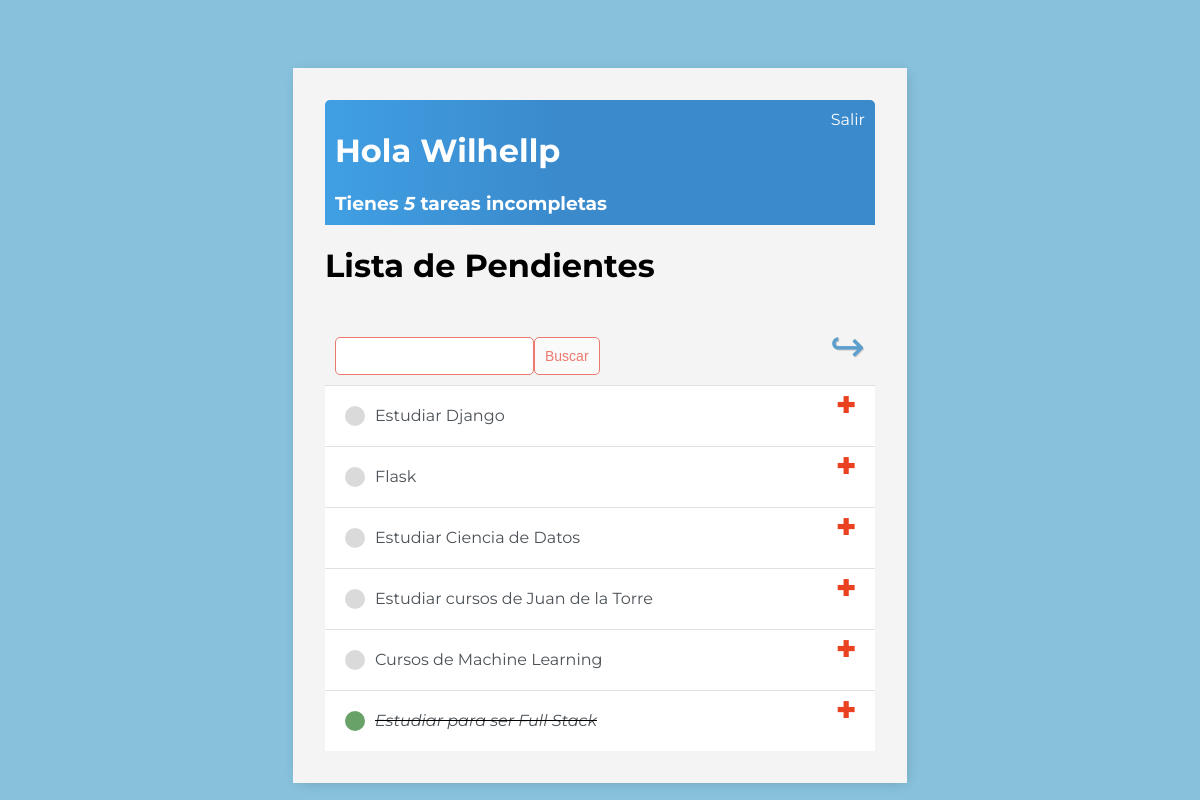
The app's page / (signed in) with its own data.
### base/models.py (models this page shows)
class Tarea(models.Model):
    usuario = models.ForeignKey(User,
                                on_delete=models.CASCADE,
                                null=True,
                                blank=True)
    titulo = models.CharField(max_length=200)
    descripcion = models.TextField(null=True,
                                   blank=True)
    completo = models.BooleanField(default=False)
    creado = models.DateTimeField(auto_now_add=True)
    def __str__(self):
        return self.titulo
    class Meta:
        ordering = ['completo']

### base/views.py (the view)
# urls.py: urlpatterns = [path('', ListaPendientes.as_view(), name='tareas'),
class ListaPendientes(LoginRequiredMixin, ListView):
    model = Tarea
    context_object_name = 'tareas'
    def get_context_data(self, **kwargs):
        context = super().get_context_data(**kwargs)
        context['tareas'] = context['tareas'].filter(usuario=self.request.user)
        context['count'] = context['tareas'].filter(completo=False).count()
        valor_buscado = self.request.GET.get('area-buscar') or ''
        if valor_buscado:
            context['tareas'] = context['tareas'].filter(titulo__icontains=valor_buscado)
            context['valor_buscado'] = valor_buscado
        return context

### base/templates/base/tarea_list.html
{% extends 'base/principal.html' %}
{% block content%}
<div class="barra-superior">
    <div>
        <h1>Hola {{request.user|title}}</h1>
        <h3 style="margin:0">Tienes <i>{{count}}</i>  tarea{{count|pluralize}} incompleta{{count|pluralize}}</h3>
    </div>
    {% if request.user.is_authenticated %}
    <a href="{% url 'logout' %}">Salir</a>
    {% else %}
    <a href="{% url 'login' %}">Ingresar</a>
    {% endif %}
</div>
<h1>Lista de Pendientes </h1>
<div id="envoltorio-agregar-buscar">
    <form method="GET" style="margin-top:20px; display: flex; ">
        <input type="text" name="area-buscar" value="{{valor_buscado}}">
        <input class="boton" type="submit" value="Buscar">
    </form>
    <a id="enlace-agregar" href="{% url 'crear-tarea' %}">&#x21AA;</a>
</div>
<div class="envoltorio-items tarea">
    {% for tarea in tareas %}
    <div class="envoltorio-tarea">
        {% if tarea.completo %}
        <div class="titulo-tarea">
            <div class="icono-tarea-completa"></div>
                <i><s><a href="{% url 'editar-tarea' tarea.id %}">{{tarea}}</a></s></i>
        </div>
        <a class="enlace-eliminar" href="{% url 'eliminar-tarea' tarea.id %}">&#x271A;</a>
        {% else %}
        <div class="titulo-tarea">
            <div class="icono-tarea-incompleta"></div>
                <a href="{% url 'editar-tarea' tarea.id %}">{{tarea}}</a>
        </div>
        <a class="enlace-eliminar" href="{% url 'eliminar-tarea' tarea.id %}">&#x271A;</a>
        {% endif %}
    </div>
    {% empty %}
    <h3>No hay elementos en esta lista</h3>
    {% endfor %}
</div>
{% endblock content %}

### base/templates/base/principal.html (shortened to what this page needs)
<!DOCTYPE html>
<html lang="es">
<head>
</head>
<body>
    <div class="container">
        {% block content%}
        {% endblock content %}
    </div>
</body>
</html>

### base/templates/base/principal.html (style rules this page uses)
body { background-color: #87C1DC; font-family: 'Montserrat', sans-serif; padding-top: 60px; }
.container { max-width: 550px; margin: auto; background-color: #F4F4F4 ; padding: 2rem; -webkit-box-shadow:2px 2px 13px -4px rgba(0, 0, 0, 0.21); box-shadow: 2px 2px 13px -4px rgba(0, 0, 0, 0.21); }
h1, h2, h3, h4, h5, h6 { font-familly: Lato, Helvetica, sans-serif; }
a, p { color: #996E99; }
.barra-superior { display:flex; justify-content:space-between; color: #ffffff; padding: 10px; border-radius: 5px 5px 0 0; background: linear-gradient(90deg, #409FE3 0%, #3A8ACC 43%, #3A8ACC 100%); }
.barra-superior a { color: rgb(255, 255, 255); text-decoration: none; }
.envoltorio-tarea { display:flex; align.items: center; justify-content: space-between; padding: 20px; background-color: #ffffff; border-top: 1px solid rgb(225, 225, 225); }
.titulo-tarea { display: flex; }
.titulo-tarea a { text-decoration: none; color: #4b5156; margin-left: 10px; }
.icono-tarea-completa { height: 20px; width: 20px; background-color: rgb(105, 162, 105); border-radius: 50px; }
.icono-tarea-incompleta { height: 20px; width: 20px; background-color: rgb(218, 218, 218); border-radius: 50px; }
.enlace-eliminar { text-decoration: none; font-weight: 900; color: #EA4220; font-size: 22px; line-height: 0; }
#envoltorio-agregar-buscar { display:flex; justify-content: space-between; align-items: center; padding: 10px; }
#enlace-agregar { color: #5C9ECC; text-decoration: none; font-size:42px; text-shadow: 1px 1px #CCCCCC }
input[type=text], input[type=password], textarea { border: 1px solid #EB796F; border-radius: 5px; padding: 10px; width: 90%; }
.boton { border: 1px solid #EB796F; background-color: #FAFAFA; color: #EB796F; padding: 10px; font-size: 14px; border-radius: 5px; cursor: pointer; text-decoration: none; }

### records on screen
Tarea: titulo "Estudiar Django"
Tarea: titulo "Flask"
Tarea: titulo "Estudiar Ciencia de Datos"
Tarea: titulo "Estudiar cursos de Juan de la Torre"
Tarea: titulo "Cursos de Machine Learning"
Tarea: titulo "Estudiar para ser Full Stack"

### other values on screen
{{ request.user|title }} "Wilhellp"
{{ count }} "5"
